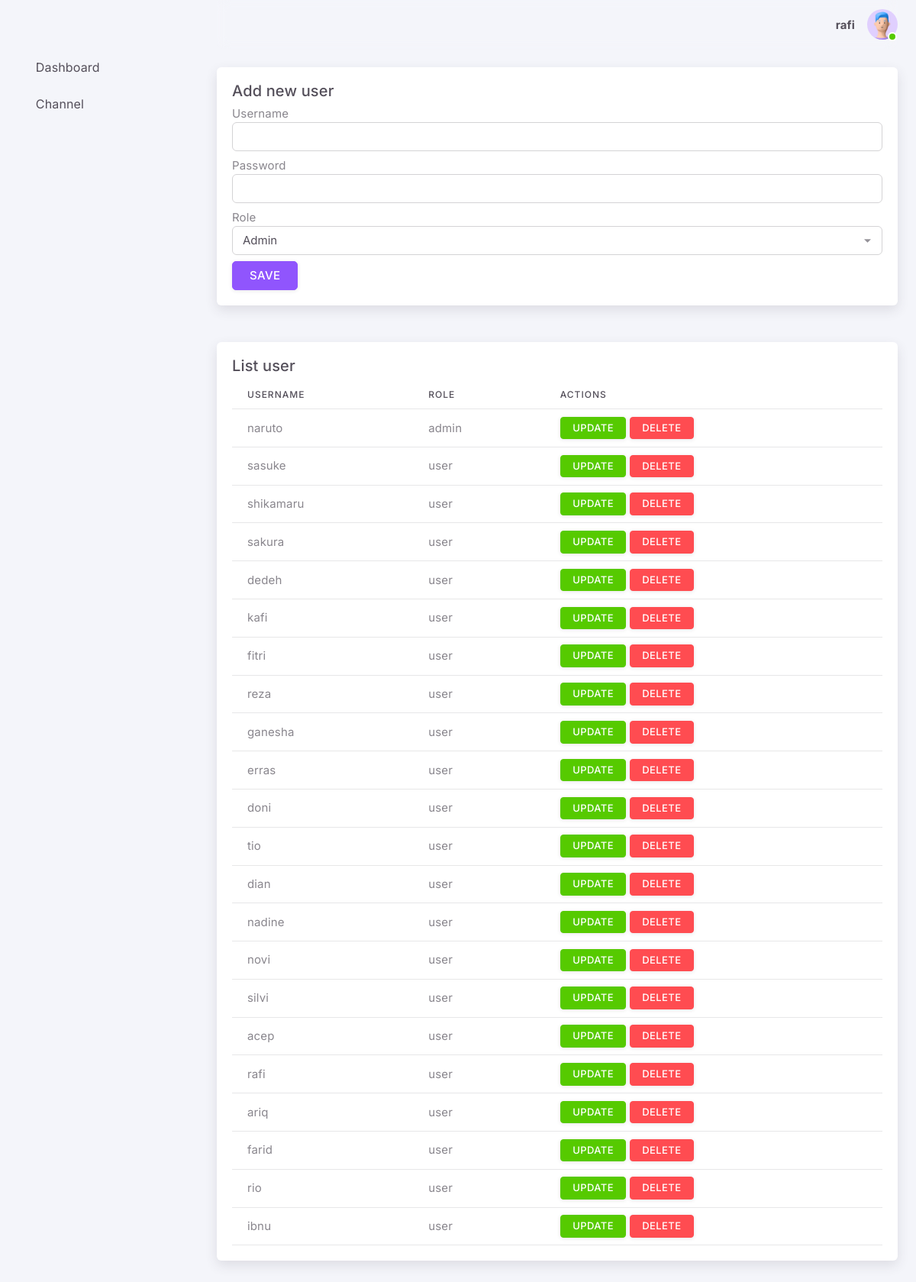
/users/ (signed in), run on the app's committed database.
### tables this page shows
CREATE TABLE users (
    id INTEGER PRIMARY KEY AUTOINCREMENT,
    role INTEGER NOT NULL,
    username TEXT UNIQUE NOT NULL,
    password TEXT NOT NULL
);

### app/routes/user_routes.py (the view, shortened to what this page needs)
@users.route('/', methods=['POST', 'GET'])
def index():
    if request.method == 'GET':
        cursor = get_db().execute(f"SELECT * FROM users")
        users = cursor.fetchall()
        return render_template(
            'pages/user.html',
            data = users
        )

### app/__init__.py (called while the page is built)
def get_db():
    if 'db' not in g:
        g.db = sqlite3.connect(app.config['DATABASE'])
        g.db.row_factory = sqlite3.Row
    return g.db

@app.teardown_appcontext
def close_connection(exception):
    db = getattr(g, '_database', None)
    if db is not None:
        db.close()

### app/templates/pages/user.html (shortened to what this page needs)
{% extends 'base.html' %}
{% block content %}
<div class="row mb-5">
    <div class="col-md-12">
        <div class="card h-100">
        <div class="card-body">
            <h5 class="card-title">Add new user</h5>
            <form action="{{ url_for('users.index') }}" method="POST">
                <div class="mb-2">
                    <label for="">Username</label>
                    <input type="text" name="username" class="form-control">
                </div>
                <div class="mb-2">
                    <label for="">Password</label>
                    <input type="password" name="password" class="form-control">
                </div>
                <div class="mb-2">
                    <label for="role">Role</label>
                    <select name="role" id="role" class="form-select">
                        <option value="0">Admin</option>
                    </select>
                </div>
                <button type="submit" class="btn btn-primary">Save</button>
            </form>
        </div>
        </div>
    </div>
</div>
<div class="row mb-2">
    <div class="col-md-12">
        <div class="card h-100">
        <div class="card-body">
            <h5 class="card-title">List user</h5>
            <table class="table">
                <thead>
                    <tr>
                        <th>Username</th>
                        <th>Role</th>
                        <th>Actions</th>
                    </tr>
                </thead>
                <tbody>
                    {% for user in data%}
                    <tr>
                        <td>{{user.username}}</td>
                        <td>
                            {% if user.role == 0 %}
                                {{ 'admin' }}
                            {% elif user.role == 1 %}
                                {{ 'user' }}
                            {% endif %}
                        </td>
                        <td>
                            <a href="{{ url_for('users.update_user', id=user.id) }}" class="btn btn-sm btn-success">Update</a>
                            <a href="{{ url_for('users.delete', id=user.id) }}" class="btn btn-sm btn-danger" onclick="delete_confirm()">Delete</a>
                        </td>
                    </tr>
                    {% endfor %}
                </tbody>
            </table>
        </div>
        </div>
    </div>
</div>
{% endblock %}

### app/templates/base.html (shortened to what this page needs)
<!DOCTYPE html>
<html
  lang="en"
  class="light-style layout-menu-fixed layout-compact"
  dir="ltr"
  data-theme="theme-default"
  data-assets-path="../assets/"
  data-template="vertical-menu-template-free">
  <head>
    <link rel="stylesheet" href="{{url_for('static', filename='/assets/vendor/fonts/materialdesignicons.css')}}" />
    <link rel="stylesheet" href="{{url_for('static', filename='/assets/vendor/libs/node-waves/node-waves.css')}}" />
    <link rel="stylesheet" href="{{ url_for('static', filename='/assets/vendor/css/core.css')}}" class="template-customizer-core-css" />
    <link rel="stylesheet" href="{{ url_for('static', filename='/assets/vendor/css/theme-default.css')}}" class="template-customizer-theme-css" />
    <link rel="stylesheet" href="{{ url_for('static', filename='/assets/css/demo.css')}}" />
    <link rel="stylesheet" href="{{ url_for('static', filename='/assets/vendor/libs/perfect-scrollbar/perfect-scrollbar.css')}}" />
    <link rel="stylesheet" href="{{ url_for('static', filename='/assets/vendor/libs/sweetalert/sweetalert2.min.css') }}">
  </head>
  <body>
    <div class="layout-wrapper layout-content-navbar">
      <div class="layout-container">
        <aside id="layout-menu" class="layout-menu menu-vertical menu bg-menu-theme">
          <div class="app-brand demo">
            <a href="index.html" class="app-brand-link">
            </a>
          </div>
          <ul class="menu-inner py-1">
            {% if session['role'] == 1 %}
            <li class="menu-item {{ 'active' if request.path[1:] == '' else '' }}">
              <a href="{{ url_for('recommendations') }}" class="menu-link">
                <i class="menu-icon tf-icons mdi mdi-widgets"></i>
                <div data-i18n="Tables">Dashboard</div>
              </a>
            </li>
            <li class="menu-item {{ 'active' if request.path[1:] == 'data/channels' else '' }}">
              <a href="{{ url_for('data.channels') }}" class="menu-link">
                <i class="menu-icon tf-icons mdi mdi-format-list-text"></i>
                <div data-i18n="Tables">Channel</div>
              </a>
            </li>
              {% endif %}
              </ul>
        </aside>
        <div class="layout-page">
          <nav
            class="layout-navbar container-xxl navbar navbar-expand-xl navbar-detached align-items-center bg-navbar-theme"
            id="layout-navbar">
            <div class="navbar-nav-right d-flex align-items-center" id="navbar-collapse">
              <ul class="navbar-nav flex-row align-items-center ms-auto">
                <li class="nav-item lh-1 me-3">
                  <span><b>{{ session['username'] }}</b></span>
                </li>
                <li class="nav-item navbar-dropdown dropdown-user dropdown">
                  <a
                    class="nav-link dropdown-toggle hide-arrow p-0"
                    href="javascript:void(0);"
                    data-bs-toggle="dropdown">
                    <div class="avatar avatar-online">
                      <img src="{{ url_for('static', filename='/assets/img/avatars/1.png')}}" alt class="w-px-40 h-auto rounded-circle" />
                    </div>
                  </a>
                </li>
              </ul>
            </div>
          </nav>
          <div class="content-wrapper">
            <div class="container-xxl flex-grow-1 container-p-y">
              {% block content %}
              {% endblock %}
            </div>
          </div>
        </div>
      </div>
    </div>
  </body>
</html>

### app/static/assets/css/demo.css (style rules this page uses)
.menu .app-brand.demo { height: 64px; }

### app/templates/base.html (style rules this page uses)
* { text-rendering: optimizeLegibility; }

### data on the page
users: username "rafi", value "user"
users: username "naruto", value "admin"
users: username "sasuke", value "user"
users: username "shikamaru", value "user"
users: username "sakura", value "user"
users: username "dedeh", value "user"
users: username "kafi", value "user"
users: username "fitri", value "user"
users: username "reza", value "user"
users: username "ganesha", value "user"
users: username "erras", value "user"
users: username "doni", value "user"
users: username "tio", value "user"
users: username "dian", value "user"
users: username "nadine", value "user"
users: username "novi", value "user"
users: username "silvi", value "user"
users: username "acep", value "user"
users: username "ariq", value "user"
users: username "farid", value "user"
users: username "rio", value "user"
users: username "ibnu", value "user"
